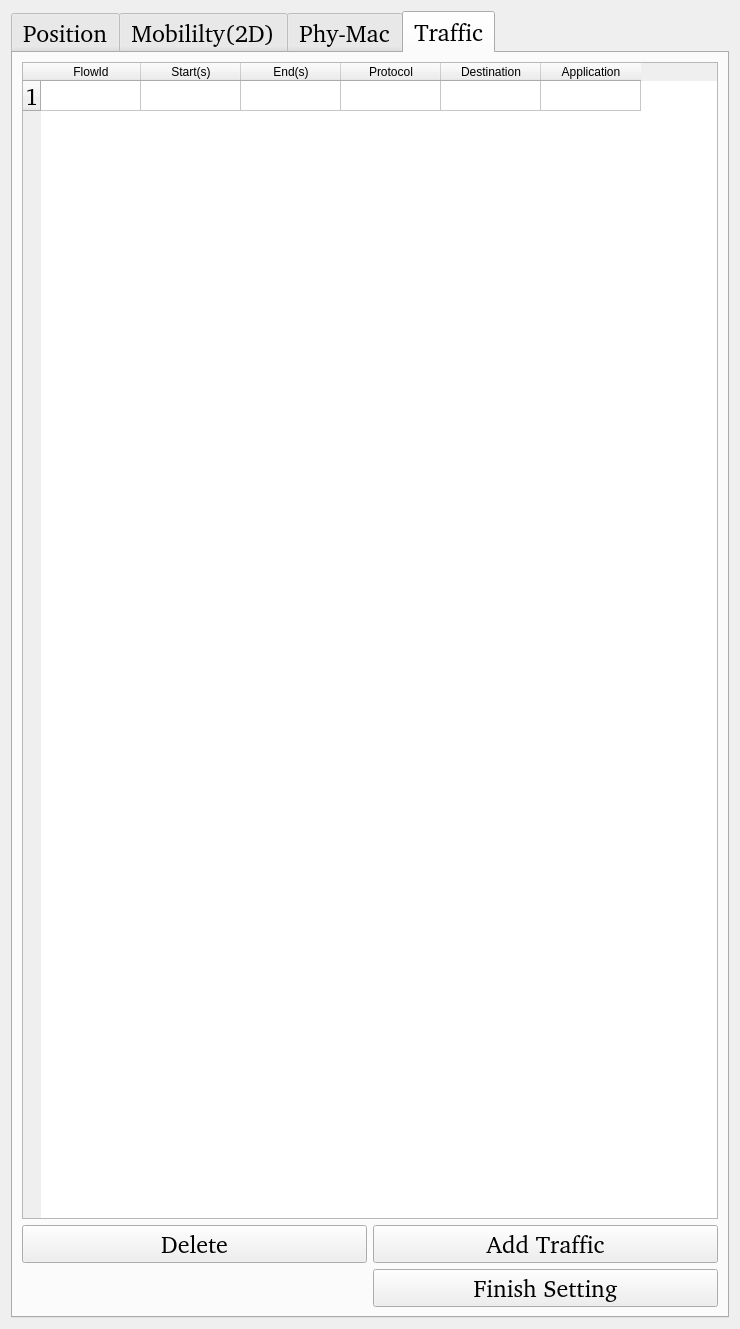
<?xml version="1.0" encoding="UTF-8"?>
<ui version="4.0">
 <class>Ap_config</class>
 <widget class="QWidget" name="Ap_config">
  <property name="geometry">
   <rect>
    <x>0</x>
    <y>0</y>
    <width>740</width>
    <height>1329</height>
   </rect>
  </property>
  <property name="windowTitle">
   <string>Form</string>
  </property>
  <layout class="QGridLayout" name="gridLayout_3">
   <item row="0" column="0">
    <widget class="QTabWidget" name="tabWidget">
     <property name="font">
      <font>
       <family>Nimbus Sans [UKWN]</family>
       <pointsize>18</pointsize>
       <italic>false</italic>
       <bold>false</bold>
      </font>
     </property>
     <property name="currentIndex">
      <number>3</number>
     </property>
     <property name="documentMode">
      <bool>false</bool>
     </property>
     <property name="tabsClosable">
      <bool>false</bool>
     </property>
     <property name="tabBarAutoHide">
      <bool>false</bool>
     </property>
     <widget class="QWidget" name="tab">
      <attribute name="title">
       <string>Position</string>
      </attribute>
      <layout class="QGridLayout" name="gridLayout_4">
       <item row="0" column="0">
        <widget class="QCheckBox" name="checkBox_4">
         <property name="font">
          <font>
           <family>Nimbus Sans [UKWN]</family>
           <pointsize>14</pointsize>
           <italic>false</italic>
           <bold>false</bold>
          </font>
         </property>
         <property name="text">
          <string>Random Position</string>
         </property>
         <property name="checked">
          <bool>true</bool>
         </property>
        </widget>
       </item>
       <item row="1" column="0">
        <widget class="QGroupBox" name="groupBox">
         <property name="font">
          <font>
           <family>Nimbus Sans [UKWN]</family>
           <pointsize>14</pointsize>
           <italic>false</italic>
           <bold>false</bold>
          </font>
         </property>
         <property name="title">
          <string>(X)</string>
         </property>
         <widget class="QDoubleSpinBox" name="doubleSpinBox">
          <property name="geometry">
           <rect>
            <x>10</x>
            <y>30</y>
            <width>161</width>
            <height>61</height>
           </rect>
          </property>
         </widget>
        </widget>
       </item>
       <item row="2" column="0">
        <widget class="QGroupBox" name="groupBox_2">
         <property name="font">
          <font>
           <family>Nimbus Sans [UKWN]</family>
           <pointsize>14</pointsize>
           <italic>false</italic>
           <bold>false</bold>
          </font>
         </property>
         <property name="title">
          <string>(Y)</string>
         </property>
         <widget class="QDoubleSpinBox" name="doubleSpinBox_2">
          <property name="geometry">
           <rect>
            <x>10</x>
            <y>30</y>
            <width>161</width>
            <height>61</height>
           </rect>
          </property>
         </widget>
        </widget>
       </item>
       <item row="3" column="0">
        <widget class="QGroupBox" name="groupBox_3">
         <property name="font">
          <font>
           <family>Nimbus Sans [UKWN]</family>
           <pointsize>14</pointsize>
           <italic>false</italic>
           <bold>false</bold>
          </font>
         </property>
         <property name="title">
          <string>(Z)</string>
         </property>
         <widget class="QDoubleSpinBox" name="doubleSpinBox_3">
          <property name="geometry">
           <rect>
            <x>10</x>
            <y>30</y>
            <width>161</width>
            <height>61</height>
           </rect>
          </property>
         </widget>
        </widget>
       </item>
       <item row="4" column="0">
        <widget class="QPushButton" name="pushButton">
         <property name="minimumSize">
          <size>
           <width>0</width>
           <height>40</height>
          </size>
         </property>
         <property name="font">
          <font>
           <family>Nimbus Sans [UKWN]</family>
           <pointsize>14</pointsize>
           <italic>false</italic>
           <bold>false</bold>
          </font>
         </property>
         <property name="text">
          <string>Finish</string>
         </property>
        </widget>
       </item>
      </layout>
     </widget>
     <widget class="QWidget" name="tab_2">
      <attribute name="title">
       <string>Mobililty(2D)</string>
      </attribute>
      <layout class="QGridLayout" name="gridLayout_5">
       <item row="0" column="0">
        <widget class="QCheckBox" name="checkBox_3">
         <property name="font">
          <font>
           <family>Nimbus Sans [UKWN]</family>
           <pointsize>14</pointsize>
           <italic>false</italic>
           <bold>true</bold>
          </font>
         </property>
         <property name="text">
          <string>Mobility</string>
         </property>
        </widget>
       </item>
       <item row="1" column="0">
        <widget class="QComboBox" name="comboBox">
         <item>
          <property name="text">
           <string>Random Mobility Model</string>
          </property>
         </item>
         <item>
          <property name="text">
           <string>Draw the Route Manually</string>
          </property>
         </item>
        </widget>
       </item>
       <item row="2" column="0">
        <widget class="QWidget" name="widget" native="true">
         <layout class="QVBoxLayout" name="verticalLayout_4">
          <item>
           <widget class="QLabel" name="label">
            <property name="font">
             <font>
              <family>Nimbus Sans [UKWN]</family>
              <pointsize>18</pointsize>
              <italic>false</italic>
              <bold>true</bold>
             </font>
            </property>
            <property name="text">
             <string>Boundaries</string>
            </property>
           </widget>
          </item>
          <item>
           <widget class="QLabel" name="label_2">
            <property name="font">
             <font>
              <family>Nimbus Sans [UKWN]</family>
              <pointsize>18</pointsize>
              <italic>false</italic>
              <bold>true</bold>
             </font>
            </property>
            <property name="text">
             <string>minX</string>
            </property>
           </widget>
          </item>
          <item>
           <widget class="QDoubleSpinBox" name="doubleSpinBox_14"/>
          </item>
          <item>
           <widget class="QLabel" name="label_5">
            <property name="font">
             <font>
              <family>Nimbus Sans [UKWN]</family>
              <pointsize>18</pointsize>
              <italic>false</italic>
              <bold>true</bold>
             </font>
            </property>
            <property name="text">
             <string>maxX</string>
            </property>
           </widget>
          </item>
          <item>
           <widget class="QDoubleSpinBox" name="doubleSpinBox_15"/>
          </item>
          <item>
           <widget class="QLabel" name="label_3">
            <property name="font">
             <font>
              <family>Nimbus Sans [UKWN]</family>
              <pointsize>18</pointsize>
              <italic>false</italic>
              <bold>true</bold>
             </font>
            </property>
            <property name="text">
             <string>minY</string>
            </property>
           </widget>
          </item>
          <item>
           <widget class="QDoubleSpinBox" name="doubleSpinBox_16"/>
          </item>
          <item>
           <widget class="QLabel" name="label_4">
            <property name="font">
             <font>
              <family>Nimbus Sans [UKWN]</family>
              <pointsize>18</pointsize>
              <italic>false</italic>
              <bold>true</bold>
             </font>
            </property>
            <property name="text">
             <string>maxY</string>
            </property>
           </widget>
          </item>
          <item>
           <widget class="QDoubleSpinBox" name="doubleSpinBox_17"/>
          </item>
          <item>
           <widget class="QWidget" name="widget_2" native="true"/>
          </item>
          <item>
           <widget class="QLabel" name="label_6">
            <property name="font">
             <font>
              <family>Nimbus Sans [UKWN]</family>
              <pointsize>18</pointsize>
              <italic>false</italic>
              <bold>true</bold>
             </font>
            </property>
            <property name="text">
             <string>Mode</string>
            </property>
           </widget>
          </item>
          <item>
           <widget class="QComboBox" name="comboBox_2">
            <item>
             <property name="text">
              <string>Time</string>
             </property>
            </item>
            <item>
             <property name="text">
              <string>Distance</string>
             </property>
            </item>
           </widget>
          </item>
          <item>
           <widget class="QWidget" name="widget_3" native="true"/>
          </item>
          <item>
           <widget class="QLabel" name="label_7">
            <property name="font">
             <font>
              <family>Nimbus Sans [UKWN]</family>
              <pointsize>14</pointsize>
              <italic>false</italic>
              <bold>true</bold>
             </font>
            </property>
            <property name="text">
             <string>(s)</string>
            </property>
           </widget>
          </item>
          <item>
           <widget class="QDoubleSpinBox" name="doubleSpinBox_4">
            <property name="value">
             <double>2.000000000000000</double>
            </property>
           </widget>
          </item>
          <item>
           <widget class="QLabel" name="label_8">
            <property name="font">
             <font>
              <family>Nimbus Sans [UKWN]</family>
              <pointsize>14</pointsize>
              <italic>false</italic>
              <bold>true</bold>
             </font>
            </property>
            <property name="text">
             <string>(m)</string>
            </property>
           </widget>
          </item>
          <item>
           <widget class="QDoubleSpinBox" name="doubleSpinBox_5">
            <property name="value">
             <double>2.000000000000000</double>
            </property>
           </widget>
          </item>
          <item>
           <widget class="QLabel" name="label_25">
            <property name="font">
             <font>
              <family>Nimbus Sans [UKWN]</family>
              <pointsize>18</pointsize>
              <italic>false</italic>
              <bold>true</bold>
             </font>
            </property>
            <property name="text">
             <string>Velocity</string>
            </property>
           </widget>
          </item>
          <item>
           <widget class="QDoubleSpinBox" name="doubleSpinBox_18">
            <property name="value">
             <double>1.000000000000000</double>
            </property>
           </widget>
          </item>
          <item>
           <widget class="QPushButton" name="pushButton_4">
            <property name="minimumSize">
             <size>
              <width>0</width>
              <height>40</height>
             </size>
            </property>
            <property name="font">
             <font>
              <family>Nimbus Sans [UKWN]</family>
              <pointsize>14</pointsize>
              <italic>false</italic>
              <bold>true</bold>
             </font>
            </property>
            <property name="text">
             <string>Finish</string>
            </property>
           </widget>
          </item>
         </layout>
        </widget>
       </item>
      </layout>
     </widget>
     <widget class="QWidget" name="tab_3">
      <attribute name="title">
       <string>Phy-Mac</string>
      </attribute>
      <layout class="QGridLayout" name="gridLayout">
       <item row="14" column="3">
        <widget class="QDoubleSpinBox" name="doubleSpinBox_8">
         <property name="value">
          <double>3.000000000000000</double>
         </property>
        </widget>
       </item>
       <item row="0" column="2" colspan="2">
        <widget class="QSpinBox" name="spinBox">
         <property name="value">
          <number>36</number>
         </property>
        </widget>
       </item>
       <item row="9" column="0" rowspan="2" colspan="2">
        <widget class="QLabel" name="label_15">
         <property name="text">
          <string>Standard</string>
         </property>
        </widget>
       </item>
       <item row="16" column="3">
        <widget class="QDoubleSpinBox" name="doubleSpinBox_11">
         <property name="minimum">
          <double>-65535.000000000000000</double>
         </property>
         <property name="maximum">
          <double>65535.989999999997963</double>
         </property>
         <property name="value">
          <double>-82.000000000000000</double>
         </property>
        </widget>
       </item>
       <item row="12" column="4" colspan="3">
        <widget class="QComboBox" name="comboBox_7">
         <item>
          <property name="text">
           <string>Aarf</string>
          </property>
         </item>
         <item>
          <property name="text">
           <string>Amrr</string>
          </property>
         </item>
         <item>
          <property name="text">
           <string>Arf</string>
          </property>
         </item>
         <item>
          <property name="text">
           <string>Cara</string>
          </property>
         </item>
         <item>
          <property name="text">
           <string>Onoe</string>
          </property>
         </item>
         <item>
          <property name="text">
           <string>Rraa</string>
          </property>
         </item>
         <item>
          <property name="text">
           <string>Minstrel</string>
          </property>
         </item>
         <item>
          <property name="text">
           <string>Ideal</string>
          </property>
         </item>
         <item>
          <property name="text">
           <string>Constant</string>
          </property>
         </item>
         <item>
          <property name="text">
           <string>ThomsonSampling</string>
          </property>
         </item>
        </widget>
       </item>
       <item row="0" column="0">
        <widget class="QLabel" name="label_9">
         <property name="text">
          <string>Channel</string>
         </property>
        </widget>
       </item>
       <item row="12" column="3" rowspan="2">
        <widget class="QDoubleSpinBox" name="doubleSpinBox_7">
         <property name="value">
          <double>6.000000000000000</double>
         </property>
        </widget>
       </item>
       <item row="6" column="0" rowspan="2">
        <widget class="QLabel" name="label_13">
         <property name="text">
          <string>Ssid</string>
         </property>
        </widget>
       </item>
       <item row="14" column="4" colspan="3">
        <widget class="QComboBox" name="comboBox_8">
         <item>
          <property name="text">
           <string>DropTail</string>
          </property>
         </item>
         <item>
          <property name="text">
           <string>Red</string>
          </property>
         </item>
         <item>
          <property name="text">
           <string>CoDel</string>
          </property>
         </item>
         <item>
          <property name="text">
           <string>FqCoDel</string>
          </property>
         </item>
         <item>
          <property name="text">
           <string>PfifoFast</string>
          </property>
         </item>
        </widget>
       </item>
       <item row="8" column="3">
        <widget class="QComboBox" name="comboBox_4">
         <item>
          <property name="text">
           <string>Yans</string>
          </property>
         </item>
         <item>
          <property name="text">
           <string>Spectrum</string>
          </property>
         </item>
        </widget>
       </item>
       <item row="5" column="2" colspan="2">
        <widget class="QDoubleSpinBox" name="doubleSpinBox_6">
         <property name="value">
          <double>20.000000000000000</double>
         </property>
        </widget>
       </item>
       <item row="11" column="0">
        <widget class="QLabel" name="label_48">
         <property name="text">
          <string>Guard Interval</string>
         </property>
        </widget>
       </item>
       <item row="1" column="2" colspan="2">
        <widget class="QComboBox" name="comboBox_3">
         <item>
          <property name="text">
           <string>5G</string>
          </property>
         </item>
         <item>
          <property name="text">
           <string>2.4G</string>
          </property>
         </item>
        </widget>
       </item>
       <item row="6" column="1" rowspan="2" colspan="3">
        <widget class="QLineEdit" name="lineEdit">
         <property name="text">
          <string>Ns3WiFi</string>
         </property>
        </widget>
       </item>
       <item row="16" column="4">
        <widget class="QLabel" name="label_19">
         <property name="text">
          <string>CcaEdThreshold </string>
         </property>
        </widget>
       </item>
       <item row="12" column="0" rowspan="2">
        <widget class="QLabel" name="label_16">
         <property name="text">
          <string>Slot</string>
         </property>
        </widget>
       </item>
       <item row="9" column="3" rowspan="2">
        <widget class="QComboBox" name="comboBox_5">
         <property name="currentText">
          <string>802.11a</string>
         </property>
         <item>
          <property name="text">
           <string>802.11a</string>
          </property>
         </item>
         <item>
          <property name="text">
           <string>802.11b</string>
          </property>
         </item>
         <item>
          <property name="text">
           <string>802.11g</string>
          </property>
         </item>
         <item>
          <property name="text">
           <string>802.11n</string>
          </property>
         </item>
         <item>
          <property name="text">
           <string>802.11ac</string>
          </property>
         </item>
         <item>
          <property name="text">
           <string>802.11ax</string>
          </property>
         </item>
        </widget>
       </item>
       <item row="15" column="6">
        <widget class="QPushButton" name="pushButton_9">
         <property name="text">
          <string>Config</string>
         </property>
        </widget>
       </item>
       <item row="0" column="4" rowspan="4" colspan="3">
        <widget class="QFrame" name="frame">
         <property name="frameShape">
          <enum>QFrame::Shape::StyledPanel</enum>
         </property>
         <property name="frameShadow">
          <enum>QFrame::Shadow::Raised</enum>
         </property>
         <widget class="QLabel" name="label_21">
          <property name="geometry">
           <rect>
            <x>10</x>
            <y>20</y>
            <width>101</width>
            <height>21</height>
           </rect>
          </property>
          <property name="text">
           <string>Beacon</string>
          </property>
         </widget>
         <widget class="QCheckBox" name="checkBox">
          <property name="geometry">
           <rect>
            <x>220</x>
            <y>20</y>
            <width>81</width>
            <height>22</height>
           </rect>
          </property>
          <property name="text">
           <string>Set</string>
          </property>
          <property name="checked">
           <bool>true</bool>
          </property>
         </widget>
         <widget class="QLabel" name="label_22">
          <property name="geometry">
           <rect>
            <x>10</x>
            <y>50</y>
            <width>171</width>
            <height>31</height>
           </rect>
          </property>
          <property name="text">
           <string>BeaconInterval</string>
          </property>
         </widget>
         <widget class="QDoubleSpinBox" name="doubleSpinBox_12">
          <property name="geometry">
           <rect>
            <x>200</x>
            <y>50</y>
            <width>81</width>
            <height>31</height>
           </rect>
          </property>
          <property name="maximum">
           <double>65535.989999999997963</double>
          </property>
          <property name="value">
           <double>100.000000000000000</double>
          </property>
         </widget>
         <widget class="QLabel" name="label_23">
          <property name="geometry">
           <rect>
            <x>10</x>
            <y>90</y>
            <width>151</width>
            <height>21</height>
           </rect>
          </property>
          <property name="text">
           <string>Beacon_Rate</string>
          </property>
         </widget>
         <widget class="QDoubleSpinBox" name="doubleSpinBox_13">
          <property name="geometry">
           <rect>
            <x>200</x>
            <y>90</y>
            <width>81</width>
            <height>31</height>
           </rect>
          </property>
          <property name="value">
           <double>1.000000000000000</double>
          </property>
         </widget>
         <widget class="QLabel" name="label_24">
          <property name="geometry">
           <rect>
            <x>10</x>
            <y>180</y>
            <width>151</width>
            <height>21</height>
           </rect>
          </property>
          <property name="text">
           <string>BeaconJitter</string>
          </property>
         </widget>
         <widget class="QCheckBox" name="checkBox_2">
          <property name="geometry">
           <rect>
            <x>220</x>
            <y>170</y>
            <width>61</width>
            <height>41</height>
           </rect>
          </property>
          <property name="text">
           <string>Set</string>
          </property>
          <property name="checked">
           <bool>true</bool>
          </property>
         </widget>
        </widget>
       </item>
       <item row="8" column="0" colspan="2">
        <widget class="QLabel" name="label_14">
         <property name="text">
          <string>Phy-Model</string>
         </property>
        </widget>
       </item>
       <item row="15" column="4">
        <widget class="QLabel" name="label_35">
         <property name="text">
          <string>Antenna</string>
         </property>
        </widget>
       </item>
       <item row="1" column="0" colspan="2">
        <widget class="QLabel" name="label_10">
         <property name="text">
          <string>Frequency</string>
         </property>
        </widget>
       </item>
       <item row="4" column="4" rowspan="3" colspan="3">
        <widget class="QFrame" name="frame_2">
         <property name="frameShape">
          <enum>QFrame::Shape::StyledPanel</enum>
         </property>
         <property name="frameShadow">
          <enum>QFrame::Shadow::Raised</enum>
         </property>
         <widget class="QLabel" name="label_29">
          <property name="geometry">
           <rect>
            <x>20</x>
            <y>10</y>
            <width>91</width>
            <height>21</height>
           </rect>
          </property>
          <property name="text">
           <string>Rts/Cts</string>
          </property>
         </widget>
         <widget class="QCheckBox" name="checkBox_5">
          <property name="geometry">
           <rect>
            <x>180</x>
            <y>10</y>
            <width>81</width>
            <height>22</height>
           </rect>
          </property>
          <property name="text">
           <string>Set</string>
          </property>
          <property name="checked">
           <bool>true</bool>
          </property>
         </widget>
         <widget class="QLabel" name="label_30">
          <property name="geometry">
           <rect>
            <x>20</x>
            <y>120</y>
            <width>101</width>
            <height>41</height>
           </rect>
          </property>
          <property name="text">
           <string>Threshold</string>
          </property>
         </widget>
         <widget class="QSpinBox" name="spinBox_3">
          <property name="geometry">
           <rect>
            <x>160</x>
            <y>120</y>
            <width>101</width>
            <height>40</height>
           </rect>
          </property>
          <property name="minimumSize">
           <size>
            <width>0</width>
            <height>40</height>
           </size>
          </property>
          <property name="maximum">
           <number>65535</number>
          </property>
          <property name="value">
           <number>65535</number>
          </property>
         </widget>
        </widget>
       </item>
       <item row="15" column="3">
        <widget class="QDoubleSpinBox" name="doubleSpinBox_9">
         <property name="minimum">
          <double>-65535.000000000000000</double>
         </property>
         <property name="maximum">
          <double>65535.989999999997963</double>
         </property>
         <property name="singleStep">
          <double>1.000000000000000</double>
         </property>
         <property name="value">
          <double>-121.000000000000000</double>
         </property>
        </widget>
       </item>
       <item row="16" column="6">
        <widget class="QDoubleSpinBox" name="doubleSpinBox_10">
         <property name="minimum">
          <double>-65535.000000000000000</double>
         </property>
         <property name="maximum">
          <double>65535.989999999997963</double>
         </property>
         <property name="value">
          <double>-62.000000000000000</double>
         </property>
        </widget>
       </item>
       <item row="17" column="5" colspan="2">
        <widget class="QPushButton" name="pushButton_6">
         <property name="text">
          <string>Finish</string>
         </property>
        </widget>
       </item>
       <item row="13" column="4" colspan="2">
        <widget class="QLabel" name="label_34">
         <property name="text">
          <string>TxQueue</string>
         </property>
        </widget>
       </item>
       <item row="11" column="3">
        <widget class="QComboBox" name="comboBox_15">
         <property name="currentIndex">
          <number>1</number>
         </property>
         <item>
          <property name="text">
           <string>400ns</string>
          </property>
         </item>
         <item>
          <property name="text">
           <string>800ns</string>
          </property>
         </item>
         <item>
          <property name="text">
           <string>1600ns</string>
          </property>
         </item>
         <item>
          <property name="text">
           <string>3200ns</string>
          </property>
         </item>
        </widget>
       </item>
       <item row="14" column="0">
        <widget class="QLabel" name="label_17">
         <property name="text">
          <string>Sifs</string>
         </property>
        </widget>
       </item>
       <item row="7" column="4" rowspan="3" colspan="3">
        <widget class="QFrame" name="frame_3">
         <property name="frameShape">
          <enum>QFrame::Shape::StyledPanel</enum>
         </property>
         <property name="frameShadow">
          <enum>QFrame::Shadow::Raised</enum>
         </property>
         <widget class="QLabel" name="label_31">
          <property name="geometry">
           <rect>
            <x>10</x>
            <y>20</y>
            <width>41</width>
            <height>31</height>
           </rect>
          </property>
          <property name="text">
           <string>Qos</string>
          </property>
         </widget>
         <widget class="QCheckBox" name="checkBox_6">
          <property name="geometry">
           <rect>
            <x>60</x>
            <y>20</y>
            <width>21</width>
            <height>31</height>
           </rect>
          </property>
          <property name="text">
           <string/>
          </property>
          <property name="checked">
           <bool>true</bool>
          </property>
         </widget>
         <widget class="QLabel" name="label_32">
          <property name="geometry">
           <rect>
            <x>150</x>
            <y>10</y>
            <width>71</width>
            <height>41</height>
           </rect>
          </property>
          <property name="text">
           <string>Edca</string>
          </property>
         </widget>
         <widget class="QComboBox" name="comboBox_6">
          <property name="geometry">
           <rect>
            <x>240</x>
            <y>10</y>
            <width>111</width>
            <height>41</height>
           </rect>
          </property>
          <item>
           <property name="text">
            <string>AC_VO</string>
           </property>
          </item>
          <item>
           <property name="text">
            <string>AC_VI</string>
           </property>
          </item>
          <item>
           <property name="text">
            <string>AC_BE</string>
           </property>
          </item>
          <item>
           <property name="text">
            <string>AC_BK</string>
           </property>
          </item>
         </widget>
         <widget class="QPushButton" name="pushButton_8">
          <property name="geometry">
           <rect>
            <x>10</x>
            <y>70</y>
            <width>251</width>
            <height>41</height>
           </rect>
          </property>
          <property name="text">
           <string>Edca Config</string>
          </property>
         </widget>
        </widget>
       </item>
       <item row="5" column="0">
        <widget class="QLabel" name="label_12">
         <property name="text">
          <string>TxPower</string>
         </property>
        </widget>
       </item>
       <item row="15" column="0" colspan="3">
        <widget class="QLabel" name="label_18">
         <property name="text">
          <string>RxSensitivity  </string>
         </property>
        </widget>
       </item>
       <item row="16" column="0" colspan="3">
        <widget class="QLabel" name="label_20">
         <property name="text">
          <string>CcaSensitivity </string>
         </property>
        </widget>
       </item>
       <item row="10" column="4" colspan="3">
        <widget class="QLabel" name="label_33">
         <property name="text">
          <string>Rate Control Algorithm</string>
         </property>
        </widget>
       </item>
       <item row="2" column="0">
        <widget class="QLabel" name="label_11">
         <property name="text">
          <string>Bandwidth</string>
         </property>
        </widget>
       </item>
       <item row="2" column="2" colspan="2">
        <widget class="QComboBox" name="comboBox_16">
         <property name="currentIndex">
          <number>1</number>
         </property>
         <item>
          <property name="text">
           <string>20</string>
          </property>
         </item>
         <item>
          <property name="text">
           <string>40</string>
          </property>
         </item>
         <item>
          <property name="text">
           <string>80</string>
          </property>
         </item>
         <item>
          <property name="text">
           <string>160</string>
          </property>
         </item>
        </widget>
       </item>
      </layout>
     </widget>
     <widget class="QWidget" name="tab_4">
      <attribute name="title">
       <string>Traffic</string>
      </attribute>
      <layout class="QGridLayout" name="gridLayout_2">
       <item row="11" column="1" rowspan="2">
        <widget class="QPushButton" name="pushButton_7">
         <property name="text">
          <string>Finish Setting</string>
         </property>
        </widget>
       </item>
       <item row="3" column="0">
        <widget class="QPushButton" name="pushButton_3">
         <property name="text">
          <string>Delete</string>
         </property>
        </widget>
       </item>
       <item row="3" column="1">
        <widget class="QPushButton" name="pushButton_2">
         <property name="text">
          <string>Add Traffic</string>
         </property>
        </widget>
       </item>
       <item row="1" column="0" colspan="2">
        <widget class="QTableWidget" name="tableWidget">
         <property name="minimumSize">
          <size>
           <width>0</width>
           <height>220</height>
          </size>
         </property>
         <property name="baseSize">
          <size>
           <width>0</width>
           <height>80</height>
          </size>
         </property>
         <row/>
         <column>
          <property name="text">
           <string>FlowId</string>
          </property>
         </column>
         <column>
          <property name="text">
           <string>Start(s)</string>
          </property>
         </column>
         <column>
          <property name="text">
           <string>End(s)</string>
          </property>
         </column>
         <column>
          <property name="text">
           <string>Protocol</string>
          </property>
         </column>
         <column>
          <property name="text">
           <string>Destination</string>
          </property>
         </column>
         <column>
          <property name="text">
           <string>Application</string>
          </property>
          <property name="font">
           <font>
            <kerning>true</kerning>
           </font>
          </property>
         </column>
         <item row="0" column="0">
          <property name="text">
           <string/>
          </property>
         </item>
         <item row="0" column="1">
          <property name="text">
           <string/>
          </property>
         </item>
         <item row="0" column="2">
          <property name="text">
           <string/>
          </property>
         </item>
         <item row="0" column="3">
          <property name="text">
           <string/>
          </property>
         </item>
         <item row="0" column="4">
          <property name="text">
           <string/>
          </property>
         </item>
        </widget>
       </item>
      </layout>
     </widget>
    </widget>
   </item>
  </layout>
 </widget>
 <resources/>
 <connections/>
</ui>
